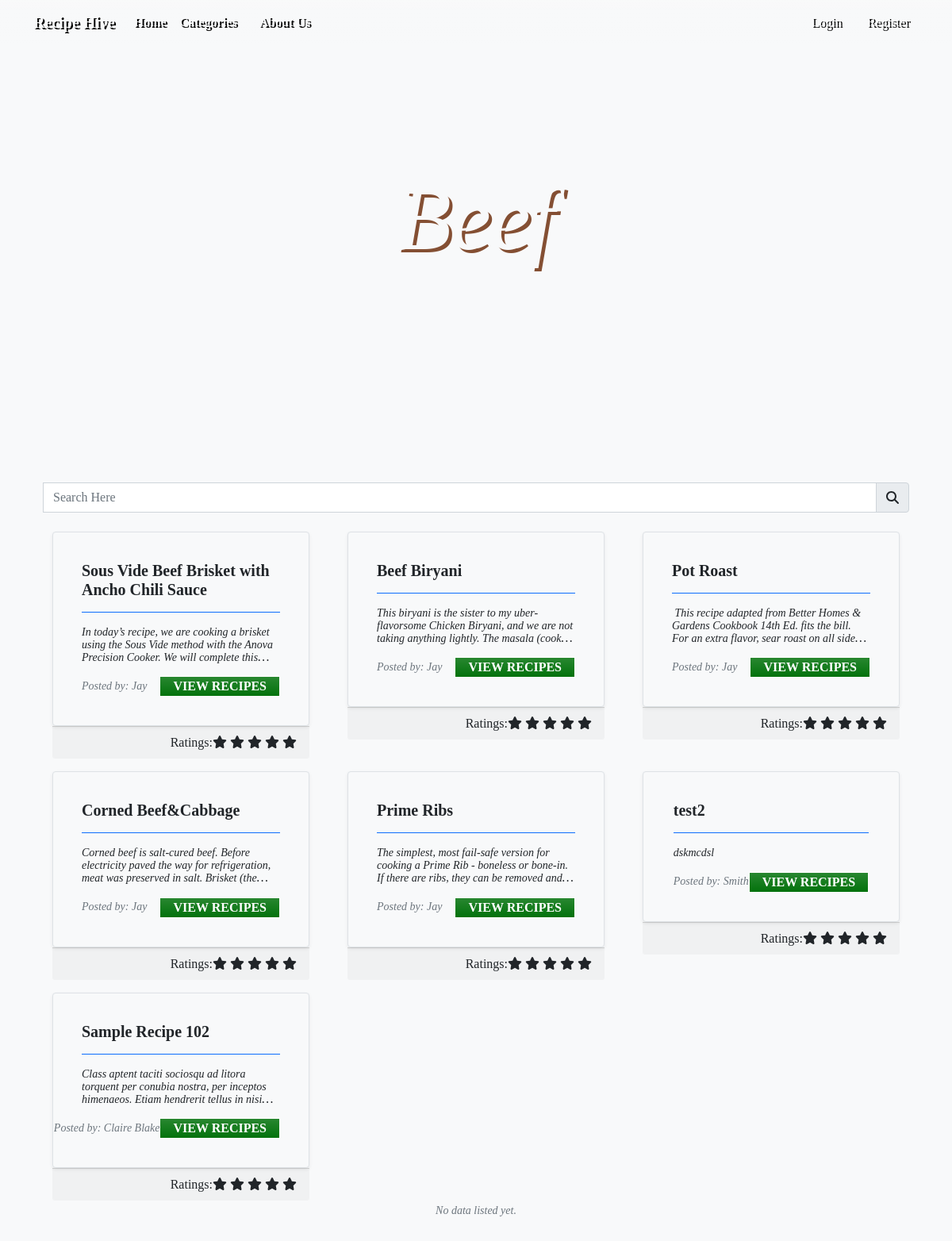
The page /?page=recipe&cid=3 on the database its author committed.
### tables this page shows
CREATE TABLE `recipe_list` (
            `recipe_id` INTEGER NOT NULL PRIMARY KEY AUTOINCREMENT,
            `category_id` INTEGER NOT NULL,
            `user_id` INTEGER NOT NULL,
            `title` TEXT NOT NULL,
            `description` TEXT NOT NULL,
            `ingredients` TEXT NOT NULL,
            `step` TEXT NOT NULL,
            `other_info` TEXT NOT NULL,
            `status` INTEGER NOT NULL,
            `date_created` TIMESTAMP NOT NULL DEFAULT CURRENT_TIMESTAMP,
            FOREIGN KEY(`category_id`) REFERENCES `category_list`(`category_id`) ON DELETE CASCADE
            FOREIGN KEY(`user_id`) REFERENCES `user_list`(`user_id`) ON DELETE CASCADE
        );

CREATE TABLE `user_list` (
            `user_id` INTEGER NOT NULL PRIMARY KEY AUTOINCREMENT,
            `fullname` INTEGER NOT NULL,
            `username` TEXT NOT NULL,
            `password` TEXT NOT NULL,
            `status` INTEGER NOT NULL Default 1,
            `date_created` TIMESTAMP DEFAULT CURRENT_TIMESTAMP
        , `otp` INT(10));

### recipe.php (the view, shortened to what this page needs)
<head>
    <link rel="stylesheet" href="https://cdnjs.cloudflare.com/ajax/libs/font-awesome/5.15.3/css/all.min.css">
     <link rel="stylesheet" href="https://cdnjs.cloudflare.com/ajax/libs/font-awesome/5.15.3/css/fontawesome.min.css"><link rel="stylesheet" href="https://cdnjs.cloudflare.com/ajax/libs/font-awesome/5.15.3/css/all.min.css" />
</head>
<header id="cover">
    <div class="container-fluid h-100 d-flex flex-column justify-content-end align-items-end">
        <div class="flex-grow-1 d-flex justify-content-center align-items-center w-100">
            <div id="cat-title" class="w-100 text-center wow fadeIn" data-wow-duration="1.2s"><?php echo  $name ?></div>
        </div>
    </div>
</header>
<div class="bg-light">
<div class="my-5 pt-4">
    <div class="container">
        <div class="col-12">
            <div class="row mx-0 d-flex justify-content-cente mb-2">
                <div class="col-12">
                <div class="input-group mb-3">
                    <input type="text" id="search" class="form-control rounded-0" placeholder="Search Here" aria-label="Search Here" aria-describedby="basic-addon2" autocomplete="off">
                    <span class="input-group-text" id="basic-addon2"><i class="fa fa-search"></i></span>
                </div>
                </div>
            </div>
            <div class="row mx-0 row-cols-1 row-cols-sm-1 row-cols-xl-3 gx-5 gy-3" id="recipe_list">
                <?php
                $sql = "SELECT r.*,u.fullname as author FROM recipe_list r inner join user_list u on r.user_id = u.user_id where r.status = 1 and r.category_id = '{$_GET['cid']}' order by strftime('%s',r.date_created) desc";
                $qry = $conn->query($sql);
                while($row = $qry->fetchArray()):
                    $row['description'] = strip_tags(stripslashes(html_entity_decode($row['description'])));
                ?>
                <div class="item col wow bounceInUp">
                    <div class="card shadow-sm ">
                        <div class="card-body ">
                            <h5 class="card-title mb-1"><?php echo $row['title'] ?></h5>
                            <hr class="bg-primary opacity-100">
                            <p class="truncate-3 fw-light fst-italic lh-1" title="<?php echo $row['description'] ?>"><small><?php echo $row['description'] ?></small></p>
                            <div class="w-100 d-flex justify-content-end">
                                <div class="col-auto flex-grow-1">
                                    <div class="text-muted truncate-1" title="<?php echo $row['author'] ?>"><small><i>Posted by: <?php echo $row['author'] ?></i></small></div>
                                </div>
                                <div class="col-auto">
                                    <a href="./?page=view_recipe&rid=<?php echo $row['recipe_id'] ?>" class="btn btn-sm btn-primary bg-gradient rounded-0 py-0">View Recipes</a>
                                </div>
                            </div>
                        </div>
                    </div>
                    <div class="card-footer">
  <div class="ratings d-flex justify-content-end">Ratings:
    <div class="rating">
      <span class="fa fa-star"></span>
      <span class="fa fa-star"></span>
      <span class="fa fa-star"></span>
      <span class="fa fa-star"></span>
      <span class="fa fa-star"></span>
    </div>
  </div>
</div>
                </div>
                <?php endwhile; ?>
            </div>
            <?php if(!$qry->fetchArray()): ?>
                <center><i><small class="text-muted">No data listed yet.</small></i></center>
            <?php endif; ?>
        </div>
    </div>
</div>
</div>

### css/custom.css (style rules this page uses)
:root { --bs-success-rgb: 71, 222, 152 !important; }
html, body { height: 100%; width: 100%; font-family: Apple Chancery, cursive; }
.truncate-1 { overflow: hidden; text-overflow: ellipsis; display: -webkit-box; -webkit-line-clamp: 1; -webkit-box-orient: vertical; }
.truncate-3 { overflow: hidden; text-overflow: ellipsis; display: -webkit-box; -webkit-line-clamp: 3; -webkit-box-orient: vertical; }
header#cover { height: 65vh; position: relative; }
header:before { height: 65vh; background-image: url(../images/recipe-web.jpg); background-size: cover; background-repeat: no-repeat; image-resolution: from-image; position: fixed; width: 100%; left: 0; top: 0; z-index: -1; content: ""; }
#cat-title { font-family: Brush Script MT, Brush Script Std, cursive; font-style: italic; font-size: 7em; color: var(--bs-light); text-shadow: 4px 4px #844f33; }

### recipe.php (style rules this page uses)
.card { background-color: #f8f9fa; border: 1px solid #dee2e6; border-radius: 0.25rem; box-shadow: 0 0.125rem 0.25rem rgba(0, 0, 0, 0.075); transition: box-shadow 0.3s ease; }
.card-title { font-size: 1.25rem; font-weight: bold; margin-bottom: 0.5rem; }
.card-body { padding: 2.25rem; margin: auto; }
.btn-primary { color: #fff; background-color: #03720c; border-color: #ffff; border-radius: 3.25rem; font-size: 1rem; font-weight: bold; text-transform: uppercase; padding: 0.5rem 1rem; transition: background-color 0.3s ease; }
.card-body { background-image: url("./images/card-background.jpg"); background-repeat: no-repeat; background-size: cover; opacity: 1.0; }

### rows shown on the page
recipe_list: title "Sous Vide Beef Brisket with Ancho Chili Sauce", description "In today’s recipe, we are cooking a brisket using the Sous Vide method with the Anova Precision Cooker. We will complete…", user.fullname "Jay"
recipe_list: title "Beef Biryani", description "This biryani is the sister to my uber-flavorsome Chicken Biryani, and we are not taking anything lightly. The masala…", user.fullname "Jay"
recipe_list: title "Pot Roast", description "This recipe adapted from Better Homes & Gardens Cookbook 14th Ed. fits the bill. For an extra flavor, sear roast on all…", user.fullname "Jay"
recipe_list: title "Corned Beef&Cabbage", description "Corned beef is salt-cured beef. Before electricity paved the way for refrigeration, meat was preserved in salt. Brisket…", user.fullname "Jay"
recipe_list: title "Prime Ribs", description "The simplest, most fail-safe version for cooking a Prime Rib - boneless or bone-in. If there are ribs, they can be removed…", user.fullname "Jay"
recipe_list: title "test2", description "dskmcdsl", user.fullname "Smith"
recipe_list: title "Sample Recipe 102", description "Class aptent taciti sociosqu ad litora torquent per conubia nostra, per inceptos himenaeos. Etiam hendrerit tellus in…", user.fullname "Claire Blake"

### other values the page prints
$name "Beef"
